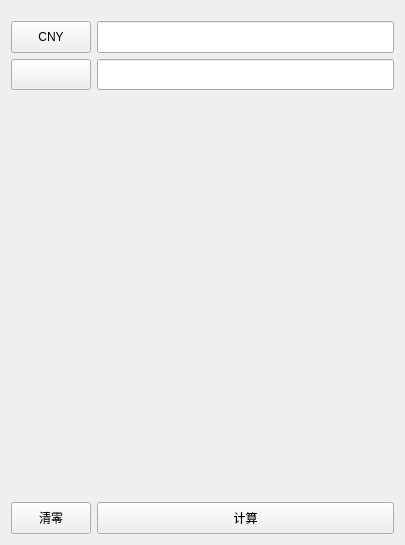
<?xml version="1.0" encoding="UTF-8"?>
<ui version="4.0">
 <class>Frame</class>
 <widget class="QFrame" name="Frame">
  <property name="geometry">
   <rect>
    <x>0</x>
    <y>0</y>
    <width>405</width>
    <height>545</height>
   </rect>
  </property>
  <property name="sizePolicy">
   <sizepolicy hsizetype="Preferred" vsizetype="Minimum">
    <horstretch>0</horstretch>
    <verstretch>0</verstretch>
   </sizepolicy>
  </property>
  <property name="windowTitle">
   <string>Frame</string>
  </property>
  <layout class="QGridLayout" name="gridLayout_2">
   <item row="0" column="0">
    <layout class="QGridLayout" name="gridLayout">
     <property name="sizeConstraint">
      <enum>QLayout::SetDefaultConstraint</enum>
     </property>
     <property name="topMargin">
      <number>10</number>
     </property>
     <property name="bottomMargin">
      <number>0</number>
     </property>
     <item row="3" column="0">
      <widget class="PushButton" name="button_ac">
       <property name="sizePolicy">
        <sizepolicy hsizetype="Minimum" vsizetype="Preferred">
         <horstretch>0</horstretch>
         <verstretch>0</verstretch>
        </sizepolicy>
       </property>
       <property name="text">
        <string>清零</string>
       </property>
      </widget>
     </item>
     <item row="0" column="1">
      <widget class="LineEdit" name="LineEdit">
       <property name="sizePolicy">
        <sizepolicy hsizetype="Expanding" vsizetype="Preferred">
         <horstretch>0</horstretch>
         <verstretch>0</verstretch>
        </sizepolicy>
       </property>
      </widget>
     </item>
     <item row="1" column="1">
      <widget class="LineEdit" name="LineEdit_2">
       <property name="sizePolicy">
        <sizepolicy hsizetype="Expanding" vsizetype="Preferred">
         <horstretch>0</horstretch>
         <verstretch>0</verstretch>
        </sizepolicy>
       </property>
      </widget>
     </item>
     <item row="3" column="1">
      <widget class="PrimaryPushButton" name="button_cal">
       <property name="sizePolicy">
        <sizepolicy hsizetype="Minimum" vsizetype="Preferred">
         <horstretch>0</horstretch>
         <verstretch>0</verstretch>
        </sizepolicy>
       </property>
       <property name="text">
        <string>计算</string>
       </property>
      </widget>
     </item>
     <item row="0" column="0">
      <widget class="PushButton" name="PushButton">
       <property name="sizePolicy">
        <sizepolicy hsizetype="Minimum" vsizetype="Preferred">
         <horstretch>0</horstretch>
         <verstretch>0</verstretch>
        </sizepolicy>
       </property>
       <property name="text">
        <string>CNY</string>
       </property>
      </widget>
     </item>
     <item row="1" column="0">
      <widget class="ComboBox" name="ComboBox">
       <property name="sizePolicy">
        <sizepolicy hsizetype="Minimum" vsizetype="Preferred">
         <horstretch>0</horstretch>
         <verstretch>0</verstretch>
        </sizepolicy>
       </property>
      </widget>
     </item>
     <item row="2" column="0" colspan="2">
      <widget class="HorizontalSeparator" name="HorizontalSeparator">
       <property name="sizePolicy">
        <sizepolicy hsizetype="Maximum" vsizetype="Maximum">
         <horstretch>0</horstretch>
         <verstretch>0</verstretch>
        </sizepolicy>
       </property>
       <property name="minimumSize">
        <size>
         <width>0</width>
         <height>400</height>
        </size>
       </property>
      </widget>
     </item>
    </layout>
   </item>
  </layout>
 </widget>
 <customwidgets>
  <customwidget>
   <class>ComboBox</class>
   <extends>QPushButton</extends>
   <header>qfluentwidgets</header>
  </customwidget>
  <customwidget>
   <class>PushButton</class>
   <extends>QPushButton</extends>
   <header>qfluentwidgets</header>
  </customwidget>
  <customwidget>
   <class>PrimaryPushButton</class>
   <extends>PushButton</extends>
   <header>qfluentwidgets</header>
  </customwidget>
  <customwidget>
   <class>HorizontalSeparator</class>
   <extends>QWidget</extends>
   <header>qfluentwidgets</header>
  </customwidget>
  <customwidget>
   <class>LineEdit</class>
   <extends>QLineEdit</extends>
   <header>qfluentwidgets</header>
  </customwidget>
 </customwidgets>
 <resources/>
 <connections/>
</ui>
